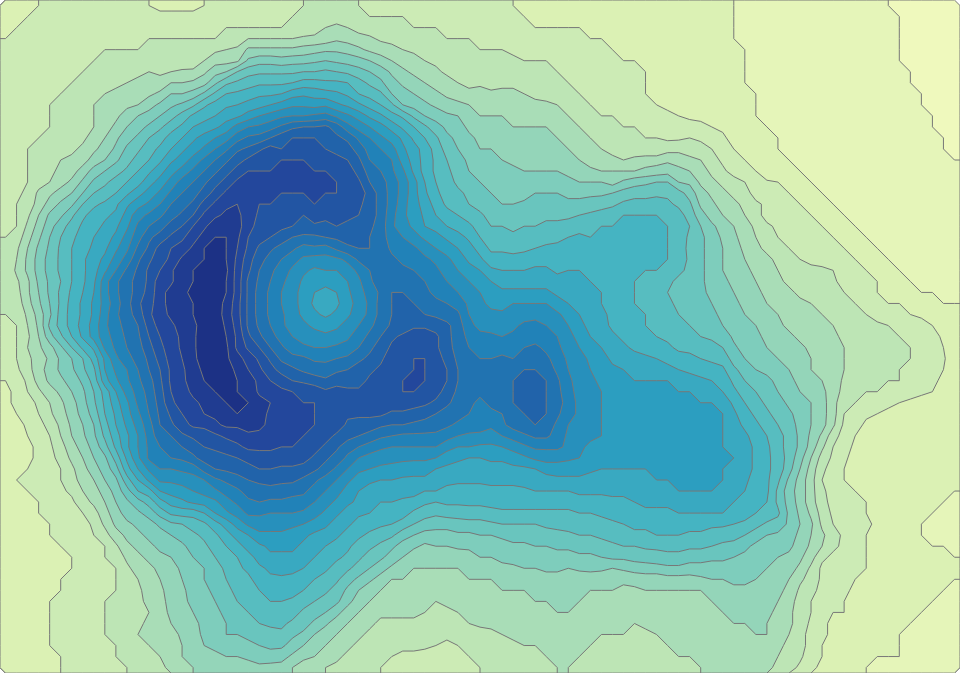

Vega-Lite specification for this chart:
### Vega specification from a JSON file in a GitHub repository (floating-point values rounded to 4 significant figures; data arrays with more than 128 entries replaced by an {"elided": "..."} marker saying what was removed)
{"$schema": "https://vega.github.io/schema/vega/v5.json", "width": 960, "height": 673, "autosize": "none", "data": [{"name": "contours", "transform": [{"type": "contour", "values": {"signal": "volcano.values"}, "size": [{"signal": "volcano.width"}, {"signal": "volcano.height"}], "smooth": {"signal": "smooth"}, "thresholds": {"signal": "sequence(90, 195, 5)"}}]}], "projections": [{"name": "projection", "type": "identity", "scale": {"signal": "width / volcano.width"}}], "scales": [{"name": "color", "type": "sequential", "domain": [90, 190], "range": "heatmap"}], "marks": [{"type": "path", "from": {"data": "contours"}, "encode": {"enter": {"stroke": {"value": "#777"}, "strokeWidth": {"value": 1}, "fill": {"scale": "color", "field": "value"}}}, "transform": [{"type": "geopath", "field": "datum", "projection": "projection"}]}], "signals": [{"name": "volcano", "value": {"width": 87, "height": 61, "values": {"elided": "5307 int values"}}}, {"name": "smooth", "value": true, "bind": {"input": "radio", "options": [true, false]}}]}
